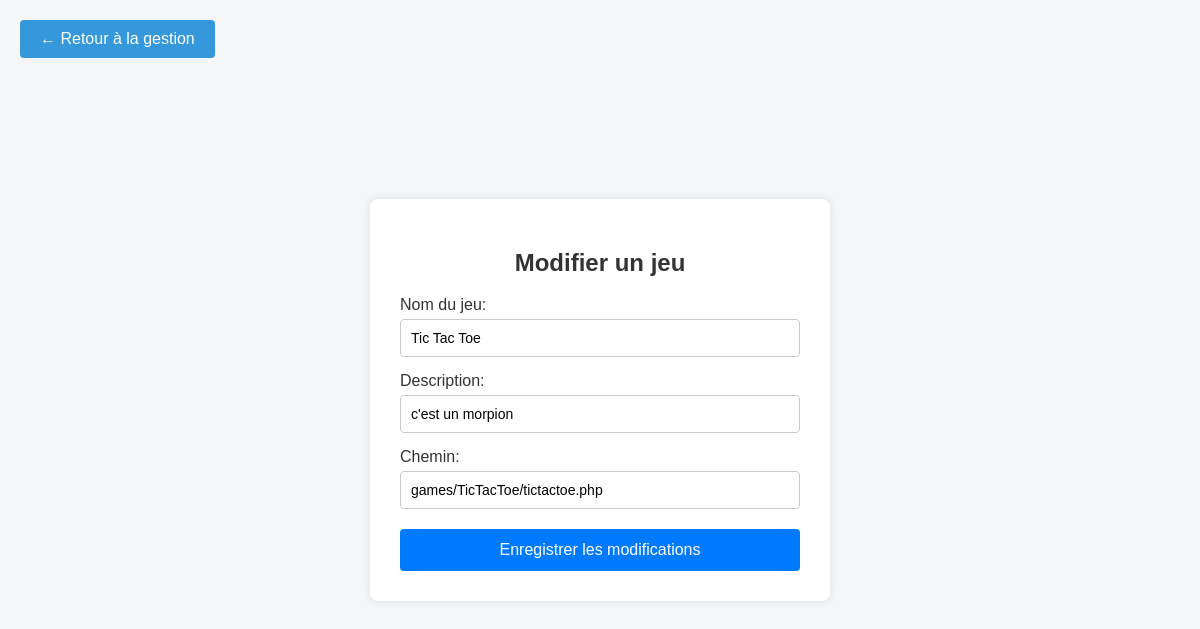
Page /edit_game.php?id=5 on the committed database.
### tables this page shows
CREATE TABLE `games` (
  `id` int NOT NULL,
  `nom_du_jeux` varchar(100) NOT NULL,
  `description` text,
  `path` varchar(255) NOT NULL,
  `created_at` timestamp NULL DEFAULT CURRENT_TIMESTAMP
);

### src/edit_game.php (the view, shortened to what this page needs)
<?php
require_once 'config.php';
$id = (int)$_GET['id'];
try {
    $stmt = $pdo->prepare("SELECT * FROM games WHERE id = ?");
    $stmt->execute([$id]);
    $game = $stmt->fetch();
} catch (PDOException $e) {
    header('Location: gestion_jeux.php?error=edit');
    exit;
}
?>
<!DOCTYPE html>
<html lang="fr">
<head>
</head>
<body>
    <a href="gestion_jeux.php" class="home-button">← Retour à la gestion</a>
    <div class="form-container">
        <h2>Modifier un jeu</h2>
        <form action="edit_game_process.php" method="POST">
            <label for="nom_du_jeux">Nom du jeu:</label>
            <input type="text" id="nom_du_jeux" name="nom_du_jeux" value="<?php echo htmlspecialchars($game['nom_du_jeux']); ?>" required>
            <label for="description">Description:</label>
            <input type="text" id="description" name="description" value="<?php echo htmlspecialchars($game['description']); ?>" required>
            <label for="path">Chemin:</label>
            <input type="text" id="path" name="path" value="<?php echo htmlspecialchars($game['path']); ?>" required>
            <button type="submit">Enregistrer les modifications</button>
        </form>
    </div>
</body>
</html>

### src/edit_game.php (style rules this page uses)
body { font-family: Arial, sans-serif; background-color: #f4f6f8; margin: 0; padding: 0; display: flex; justify-content: center; align-items: center; height: 100vh; }
.home-button { position: fixed; top: 20px; left: 20px; padding: 10px 20px; background-color: #3498db; color: white; text-decoration: none; border-radius: 4px; z-index: 1000; font-family: Arial, sans-serif; transition: background-color 0.2s; }
.form-container { background-color: #ffffff; padding: 30px; border-radius: 8px; box-shadow: 0 0 10px rgba(0,0,0,0.1); width: 400px; }
h2 { text-align: center; color: #333; }
label { display: block; margin-top: 15px; color: #333; }
input[type="text"], input[type="email"], textarea { width: 100%; padding: 10px; margin-top: 5px; border: 1px solid #ccc; border-radius: 4px; box-sizing: border-box; font-size: 14px; }
button { margin-top: 20px; width: 100%; background-color: #007BFF; color: white; border: none; padding: 12px; font-size: 16px; border-radius: 4px; cursor: pointer; }

### rows in the picture
games: nom_du_jeux "Tic Tac Toe", description "c'est un morpion", path "games/TicTacToe/tictactoe.php"
